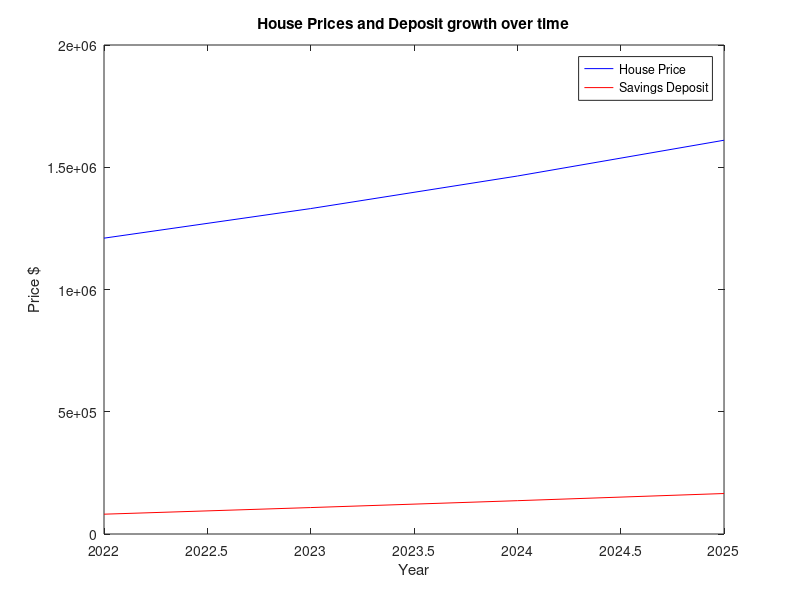

Write the MATLAB code that produced this figure.
% Campbell Gregor
% Last modified: 21/8/22
% 33110018

clc; clear all; close all;

%% Initial Values from question
price = 1100000;
savings = price * 0.05;
income = 84000;
savingsRate = 0.31;
savingsGoal = price * 0.1;
incomeIncrease = 0.04;
houseIncrease = 0.10;
requiredDeposit = price * 0.1;

%% Set up a counter and vector to put values in to

years = 0;
v = [];
while savings < price * 0.1
    % Addition to savings
    savings = savings + income * 0.31;
    % House price and deposit increase
    price = price + price * 0.1;
    requiredDeposit = price * 0.1;
    % Income Increse
    income = income + income *0.04;
    % Put into vector and inciment year
    v = [v;2022 + years, price, requiredDeposit, savings, income];  
    years = years + 1;
end

%% Plot assuming house price and savings against year 

plot(v(:,1), v(:,2), "b", v(:,1), v(:,4), "r");
xlabel("Year");
ylabel("Price $");
title("House Prices and Deposit growth over time");
legend("House Price", "Savings Deposit");
